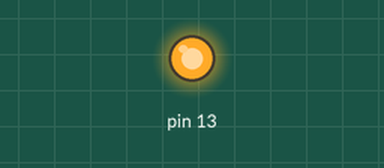
A sketch run on a simulated Arduino Uno, built with avr-gcc and run on an emulated ATmega328P. Shown: output pins drawn as LEDs (lit = HIGH). The modem accepts every AT command (registered, SIM ready, sends succeed) and sends nothing else; what the sketch prints to the serial monitor is not drawn.

Above: at 2.5 s.
At 7.5 s:
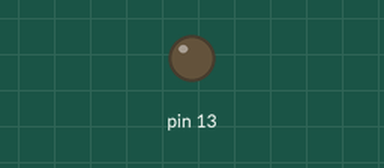
Timing chart, 0 to 13.0 s (numbered marks = the images above):
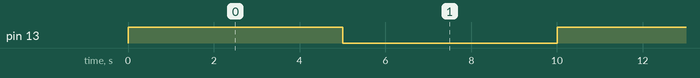

Measured:
- by itself, pin 13: alternates HIGH for 5.0 s and LOW for 5.0 s, 12 changes in all, then stays LOW

The sketch:

ReceiveCall.ino
```cpp
//Serial Relay - pour Arduino 1.0
//
// Arduino will patch a serial link between the computer
// and the GPRS Shield at 19200 bps 8-N-1
//Computer is connected to Hardware UART
//GPRS Shield is connected to the Software UART

#include <SoftwareSerial.h>    // For Arduino 1.0

SoftwareSerial mySerial(10, 11); // For Arduino 1.0

boolean flag;

void setup()
{
  flag = false;
  mySerial.begin(9600);               // the GPRS baud rate
  Serial.begin(9600);                 // the GPRS baud rate
  pinMode(13, OUTPUT);
   digitalWrite(13, LOW);        // sets the digital pin 13 off

  mySerial.print("AT+ATA\r\n");


}

void loop()
{

    if(mySerial.available() > 0)
    {


      digitalWrite(13, HIGH);       // sets the digital pin 13 on
      delay(5000);                  // waits for a second
      digitalWrite(13, LOW);        // sets the digital pin 13 off
      delay(5000);

//       Serial.println("MySerial1");
        char c = mySerial.read();
       Serial.print(c);

//       mySerial.println("ATH");


     }
}
```
